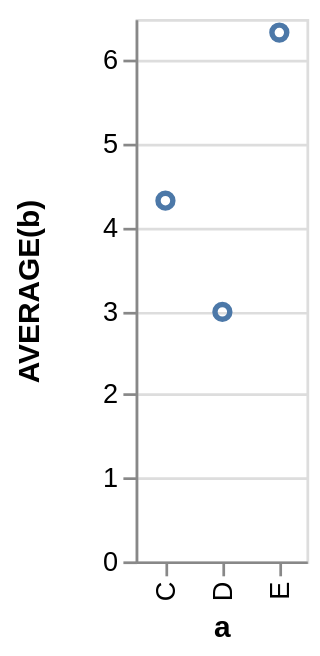

Vega-Lite specification for this chart:
### Vega specification from a JSON file in a GitHub repository (floating-point values rounded to 4 significant figures)
{"$schema": "https://vega.github.io/schema/vega/v3.0.json", "autosize": "pad", "padding": 5, "style": "cell", "data": [{"name": "source_0", "values": [{"a": "C", "b": 2}, {"a": "C", "b": 7}, {"a": "C", "b": 4}, {"a": "D", "b": 1}, {"a": "D", "b": 2}, {"a": "D", "b": 6}, {"a": "E", "b": 8}, {"a": "E", "b": 4}, {"a": "E", "b": 7}]}, {"name": "data_0", "source": "source_0", "transform": [{"type": "formula", "expr": "toNumber(datum[\"b\"])", "as": "b"}, {"type": "aggregate", "groupby": ["a"], "ops": ["average"], "fields": ["b"], "as": ["average_b"]}]}], "signals": [{"name": "x_step", "value": 21}, {"name": "width", "update": "bandspace(domain('x').length, 1, 0.5) * x_step"}, {"name": "height", "update": "200"}], "marks": [{"name": "marks", "type": "symbol", "role": "point", "style": ["point"], "from": {"data": "data_0"}, "encode": {"update": {"x": {"scale": "x", "field": "a"}, "y": {"scale": "y", "field": "average_b"}, "stroke": {"value": "#4c78a8"}, "fill": {"value": "transparent"}}}}], "scales": [{"name": "x", "type": "point", "domain": {"data": "data_0", "field": "a", "sort": true}, "range": {"step": {"signal": "x_step"}}, "round": true, "padding": 0.5}, {"name": "y", "type": "linear", "domain": {"data": "data_0", "field": "average_b"}, "range": [{"signal": "height"}, 0], "round": true, "nice": true, "zero": true}], "axes": [{"scale": "x", "orient": "bottom", "title": "a", "zindex": 1, "encode": {"labels": {"update": {"angle": {"value": 270}, "align": {"value": "right"}, "baseline": {"value": "middle"}}}}}, {"scale": "y", "labelOverlap": true, "orient": "left", "tickCount": {"signal": "ceil(height/40)"}, "title": "AVERAGE(b)", "zindex": 1}, {"scale": "y", "domain": false, "grid": true, "labels": false, "maxExtent": 0, "minExtent": 0, "orient": "left", "tickCount": {"signal": "ceil(height/40)"}, "ticks": false, "zindex": 0, "gridScale": "x"}], "config": {"axis": {"domainColor": "#888", "tickColor": "#888"}, "axisY": {"minExtent": 30}}}
